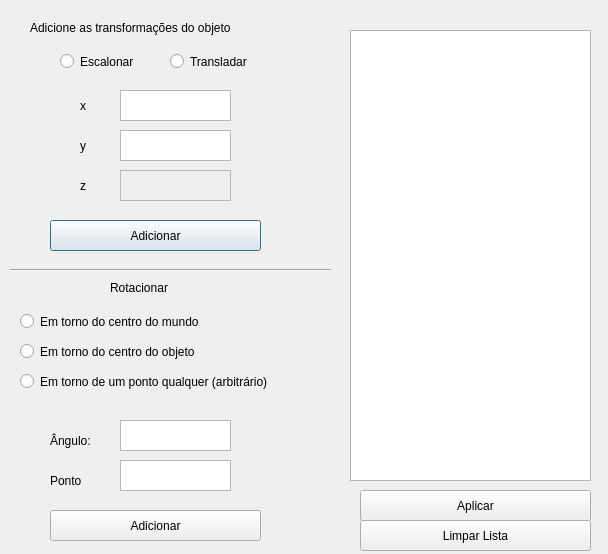
<?xml version="1.0" encoding="UTF-8"?>
<ui version="4.0">
 <class>ObjectScreen</class>
 <widget class="QDialog" name="ObjectScreen">
  <property name="geometry">
   <rect>
    <x>0</x>
    <y>0</y>
    <width>608</width>
    <height>554</height>
   </rect>
  </property>
  <property name="windowTitle">
   <string>Novo Objeto</string>
  </property>
  <property name="toolTip">
   <string/>
  </property>
  <property name="toolTipDuration">
   <number>-1</number>
  </property>
  <property name="statusTip">
   <string/>
  </property>
  <property name="autoFillBackground">
   <bool>false</bool>
  </property>
  <property name="styleSheet">
   <string notr="true"/>
  </property>
  <widget class="QLabel" name="lbl_desc_transformacao">
   <property name="geometry">
    <rect>
     <x>30</x>
     <y>20</y>
     <width>261</width>
     <height>16</height>
    </rect>
   </property>
   <property name="text">
    <string>Adicione as transformações do objeto</string>
   </property>
  </widget>
  <widget class="QLabel" name="lbl_coord_x">
   <property name="geometry">
    <rect>
     <x>80</x>
     <y>90</y>
     <width>31</width>
     <height>31</height>
    </rect>
   </property>
   <property name="text">
    <string>x</string>
   </property>
  </widget>
  <widget class="QPushButton" name="btn_add_transformation">
   <property name="geometry">
    <rect>
     <x>50</x>
     <y>220</y>
     <width>211</width>
     <height>31</height>
    </rect>
   </property>
   <property name="cursor">
    <cursorShape>PointingHandCursor</cursorShape>
   </property>
   <property name="text">
    <string>Adicionar</string>
   </property>
  </widget>
  <widget class="QLabel" name="lbl_coord_y">
   <property name="geometry">
    <rect>
     <x>80</x>
     <y>130</y>
     <width>31</width>
     <height>31</height>
    </rect>
   </property>
   <property name="text">
    <string>y</string>
   </property>
  </widget>
  <widget class="QTextEdit" name="txt_coord_x">
   <property name="geometry">
    <rect>
     <x>120</x>
     <y>90</y>
     <width>111</width>
     <height>31</height>
    </rect>
   </property>
   <property name="acceptDrops">
    <bool>false</bool>
   </property>
   <property name="undoRedoEnabled">
    <bool>false</bool>
   </property>
   <property name="placeholderText">
    <string extracomment="Testes"/>
   </property>
  </widget>
  <widget class="QTextEdit" name="txt_coord_y">
   <property name="geometry">
    <rect>
     <x>120</x>
     <y>130</y>
     <width>111</width>
     <height>31</height>
    </rect>
   </property>
   <property name="acceptDrops">
    <bool>false</bool>
   </property>
   <property name="statusTip">
    <string/>
   </property>
   <property name="styleSheet">
    <string notr="true">Testes</string>
   </property>
   <property name="undoRedoEnabled">
    <bool>false</bool>
   </property>
  </widget>
  <widget class="QRadioButton" name="rbtn_escalonar">
   <property name="geometry">
    <rect>
     <x>60</x>
     <y>50</y>
     <width>91</width>
     <height>23</height>
    </rect>
   </property>
   <property name="text">
    <string>Escalonar</string>
   </property>
  </widget>
  <widget class="QRadioButton" name="btn_transladar">
   <property name="geometry">
    <rect>
     <x>170</x>
     <y>50</y>
     <width>91</width>
     <height>23</height>
    </rect>
   </property>
   <property name="text">
    <string>Transladar</string>
   </property>
  </widget>
  <widget class="QLabel" name="lbl_coord_z">
   <property name="geometry">
    <rect>
     <x>80</x>
     <y>170</y>
     <width>31</width>
     <height>31</height>
    </rect>
   </property>
   <property name="text">
    <string>z</string>
   </property>
  </widget>
  <widget class="QTextEdit" name="txt_coord_z">
   <property name="enabled">
    <bool>false</bool>
   </property>
   <property name="geometry">
    <rect>
     <x>120</x>
     <y>170</y>
     <width>111</width>
     <height>31</height>
    </rect>
   </property>
   <property name="acceptDrops">
    <bool>false</bool>
   </property>
   <property name="statusTip">
    <string/>
   </property>
   <property name="styleSheet">
    <string notr="true">Testes</string>
   </property>
   <property name="undoRedoEnabled">
    <bool>false</bool>
   </property>
  </widget>
  <widget class="QWidget" name="verticalLayoutWidget_2">
   <property name="geometry">
    <rect>
     <x>350</x>
     <y>30</y>
     <width>241</width>
     <height>451</height>
    </rect>
   </property>
   <layout class="QVBoxLayout" name="layout_list_transformations">
    <item>
     <widget class="QListView" name="list_transformations"/>
    </item>
   </layout>
  </widget>
  <widget class="QPushButton" name="btn_apply_transformations">
   <property name="geometry">
    <rect>
     <x>360</x>
     <y>490</y>
     <width>231</width>
     <height>31</height>
    </rect>
   </property>
   <property name="cursor">
    <cursorShape>PointingHandCursor</cursorShape>
   </property>
   <property name="text">
    <string>Aplicar</string>
   </property>
  </widget>
  <widget class="Line" name="line">
   <property name="geometry">
    <rect>
     <x>10</x>
     <y>260</y>
     <width>321</width>
     <height>20</height>
    </rect>
   </property>
   <property name="orientation">
    <enum>Qt::Horizontal</enum>
   </property>
  </widget>
  <widget class="QRadioButton" name="rbtn_rotacao_centro_mundo">
   <property name="geometry">
    <rect>
     <x>20</x>
     <y>310</y>
     <width>261</width>
     <height>23</height>
    </rect>
   </property>
   <property name="text">
    <string>Em torno do centro do mundo</string>
   </property>
  </widget>
  <widget class="QLabel" name="lbl_rotacionar">
   <property name="geometry">
    <rect>
     <x>110</x>
     <y>280</y>
     <width>81</width>
     <height>16</height>
    </rect>
   </property>
   <property name="text">
    <string>Rotacionar</string>
   </property>
  </widget>
  <widget class="QRadioButton" name="rbtn_rotacao_centro_objeto">
   <property name="geometry">
    <rect>
     <x>20</x>
     <y>340</y>
     <width>221</width>
     <height>23</height>
    </rect>
   </property>
   <property name="text">
    <string>Em torno do centro do objeto</string>
   </property>
  </widget>
  <widget class="QRadioButton" name="rbtn_rotacao_ponto">
   <property name="geometry">
    <rect>
     <x>20</x>
     <y>370</y>
     <width>321</width>
     <height>23</height>
    </rect>
   </property>
   <property name="text">
    <string>Em torno de um ponto qualquer (arbitrário)</string>
   </property>
  </widget>
  <widget class="QLabel" name="lbl_angulo">
   <property name="geometry">
    <rect>
     <x>50</x>
     <y>430</y>
     <width>61</width>
     <height>21</height>
    </rect>
   </property>
   <property name="text">
    <string>Ângulo:</string>
   </property>
  </widget>
  <widget class="QTextEdit" name="txt_angulo_rotacao">
   <property name="geometry">
    <rect>
     <x>120</x>
     <y>420</y>
     <width>111</width>
     <height>31</height>
    </rect>
   </property>
   <property name="acceptDrops">
    <bool>false</bool>
   </property>
   <property name="statusTip">
    <string/>
   </property>
   <property name="styleSheet">
    <string notr="true">Testes</string>
   </property>
   <property name="undoRedoEnabled">
    <bool>false</bool>
   </property>
  </widget>
  <widget class="QLabel" name="lbl_ponto">
   <property name="geometry">
    <rect>
     <x>50</x>
     <y>470</y>
     <width>61</width>
     <height>21</height>
    </rect>
   </property>
   <property name="text">
    <string>Ponto</string>
   </property>
  </widget>
  <widget class="QTextEdit" name="txt_point">
   <property name="geometry">
    <rect>
     <x>120</x>
     <y>460</y>
     <width>111</width>
     <height>31</height>
    </rect>
   </property>
   <property name="acceptDrops">
    <bool>false</bool>
   </property>
   <property name="statusTip">
    <string/>
   </property>
   <property name="styleSheet">
    <string notr="true">Testes</string>
   </property>
   <property name="undoRedoEnabled">
    <bool>false</bool>
   </property>
  </widget>
  <widget class="QPushButton" name="btn_add_rotacao">
   <property name="geometry">
    <rect>
     <x>50</x>
     <y>510</y>
     <width>211</width>
     <height>31</height>
    </rect>
   </property>
   <property name="cursor">
    <cursorShape>PointingHandCursor</cursorShape>
   </property>
   <property name="text">
    <string>Adicionar</string>
   </property>
  </widget>
  <widget class="QPushButton" name="btn_clear_list_transformation">
   <property name="geometry">
    <rect>
     <x>360</x>
     <y>520</y>
     <width>231</width>
     <height>31</height>
    </rect>
   </property>
   <property name="text">
    <string>Limpar Lista</string>
   </property>
  </widget>
 </widget>
 <resources/>
 <connections/>
</ui>
